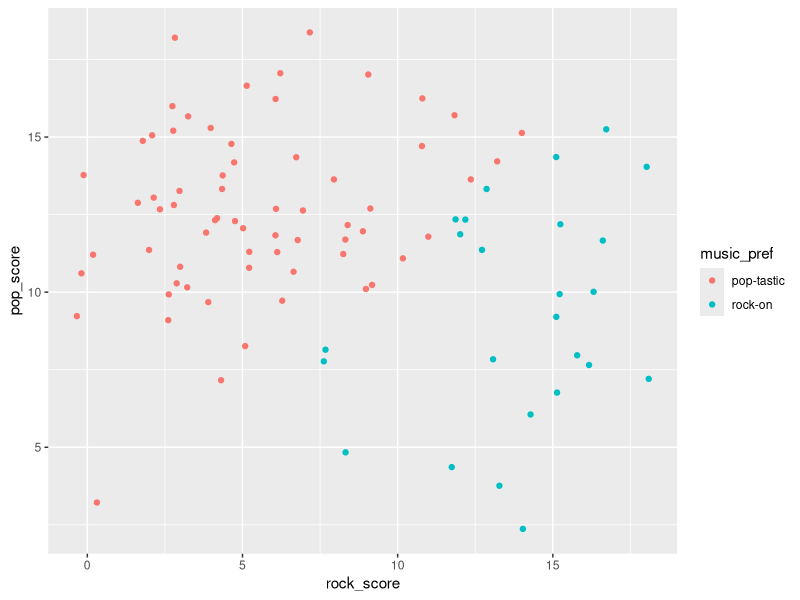
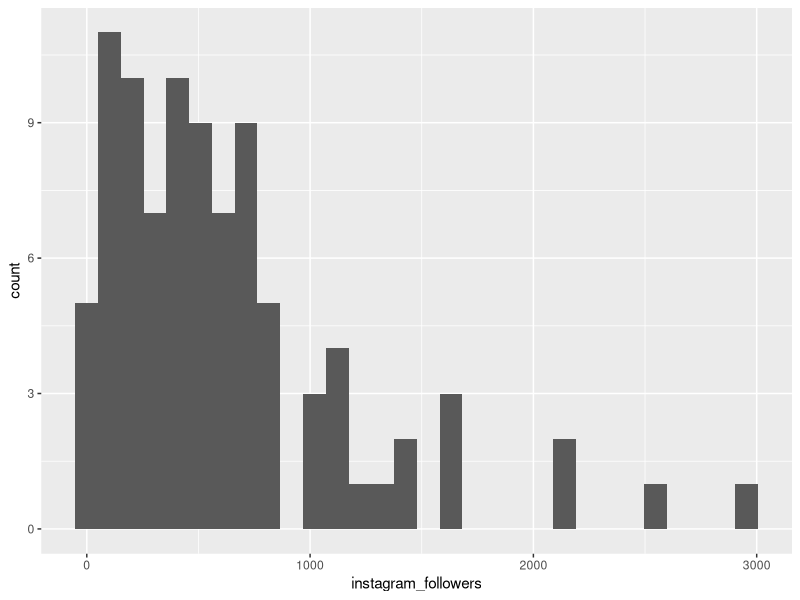
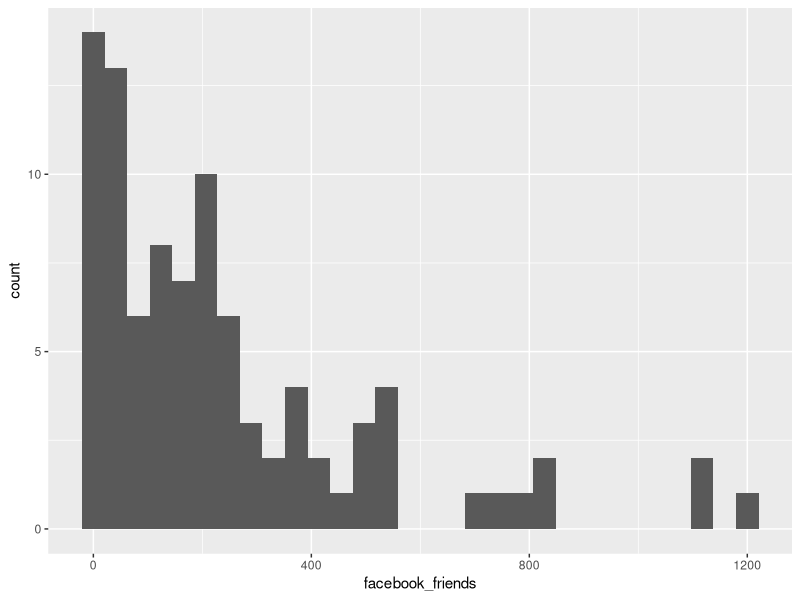
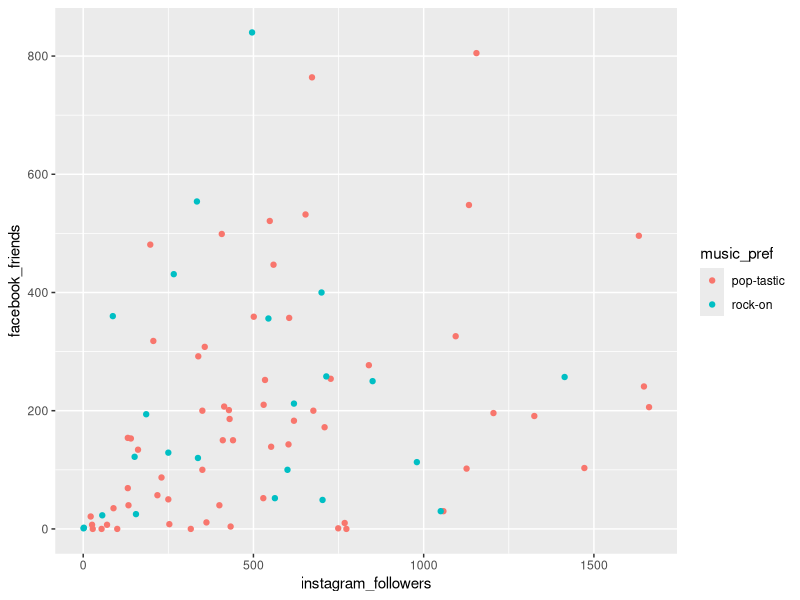

These charts were generated, in order, by the following R code: (Note: this script raises an error after producing the figures.)
library(tidyverse)
library(pwr)
library(car)
library(rstatix)



data_w9 <- read_csv("music_smedia.csv") # read in the data

# TASK 1 - data visualisation and cleaning

data_w9 %>% 
  ggplot() +
  geom_jitter(aes(x = rock_score, y = pop_score, colour = music_pref))

# draw a histogram of the instagram followers data
data_w9 %>% 
  ggplot() +
  geom_histogram(aes(x = instagram_followers))

# draw a histogram of the facebook friends data
data_w9 %>% 
  ggplot() +
  geom_histogram(aes(x = facebook_friends))

data_w9 <- 
  data_w9 %>% 
  mutate(z_FF = scale(facebook_friends), # z-transform of facebook friends
         z_IF = scale(instagram_followers)) # z-transform of instagram followers


# removing outliers
data_w9_f <- 
  data_w9 %>% 
  filter(z_FF < 2.5 & z_IF < 2.5) # 

# TASK 2 - Testing differences with a t-test
#optional plot - probably remove
data_w9_f %>% 
  ggplot() +
  geom_point(aes(x = instagram_followers, y = facebook_friends, colour = music_pref))

# summarise the data
data_w9_f %>% 
  group_by(music_pref) %>% 
  summarise(meanFF = mean(facebook_friends),
            meanIF = mean(instagram_followers),
            N = n()) # how many in each group - no need to edit this

# collect the relevant data for t-test

# test for equality of variances
var.test(data = data_w9_f, facebook_friends ~ music_pref)

# perform the t-test
t.test(data = data_w9_f, 
       facebook_friends ~ music_pref, 
       paired = FALSE, 
       var.equal = TRUE) # change this based on the results of your levene test

# TASK 3 - Thinking about power

# use the stroop effect as an example

data_stroop <-read_csv("data_stroop.csv")

# this code removes the control condition
data_stroop <- 
  data_stroop %>% 
  filter(condition == "compatible" | condition == "incompatible")

cohens_d(data = data_stroop, 
         time ~ condition)

pwr.t.test(n = 20, d = .92, type = "paired") # what power would we achieve?

pwr.t.test(power = .8, d = .92, type = "paired") # what N would we need?
